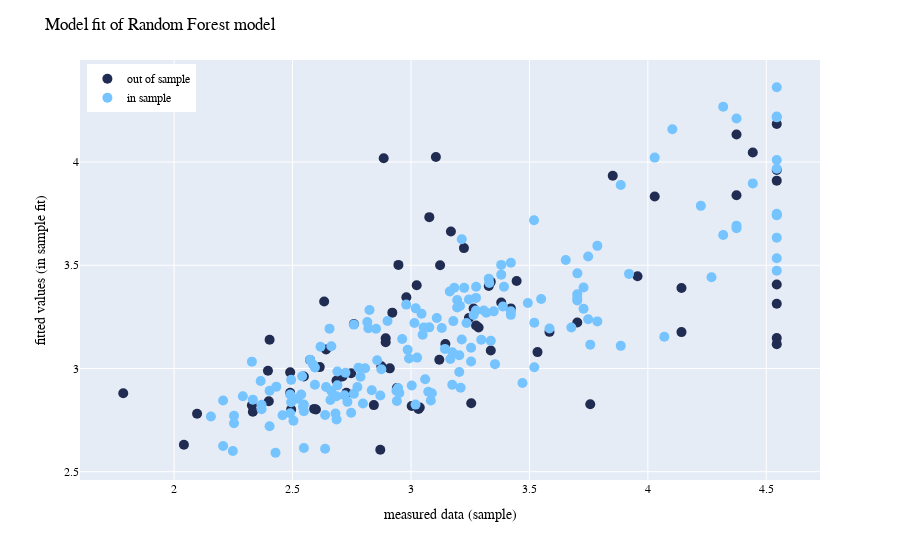

The code cell stored with this chart in its notebook:
### Code cell
fig = px.scatter(df, x = "meas", y = "pred", color = "split", 
                 color_discrete_sequence=['#212c52','#75c3ff'])

fig.update_layout(
    font_family="Helvetica Neue, Helvetica, Arial, sans-serif",
    font_color="black",
    title = {'text':'Model fit of Random Forest model'},
    xaxis_title = "measured data (sample)",
    yaxis_title = "fitted values (in sample fit)",
    #markersize= 12,
  )
fig.update_layout(legend=dict(
    yanchor="top",
    title=None,
    y=0.99,
    xanchor="left",
    x=0.01
))
fig.update_traces(marker_size = 10)

#['#75c3ff', "red"],#, marker_line_color='#212c52',
 #                 marker_line_width=1.5, opacity=1)

### Figure 1 — Plotly figure (JSON) as saved in the notebook; plotly's stock layout.template omitted (floating-point values rounded to 4 significant figures; data arrays with more than 128 entries replaced by an {"elided": "..."} marker saying what was removed)
{"data": [{"hovertemplate": "split=out of sample<br>meas=%{x}<br>pred=%{y}<extra></extra>", "legendgroup": "out of sample", "marker": {"color": "#212c52", "size": 10, "symbol": "circle"}, "mode": "markers", "name": "out of sample", "orientation": "v", "showlegend": true, "type": "scatter", "x": [3.381, 2.574, 3.245, 2.686, 4.544, 2.87, 2.875, 4.544, 3.446, 2.4, 4.544, 2.98, 4.544, 3.534, 3.852, 3.328, 3.077, 3.145, 2.548, 2.328, 2.885, 3.285, 2.641, 2.633, 2.396, 4.142, 4.443, 4.029, 4.374, 2.893, 2.947, 2.759, 2.494, 1.785, 3.337, 2.941, 2.921, 3.702, 4.544, 3.223, 3.024, 2.711, 2.599, 3.105, 3.032, 3.275, 3.264, 2.747, 2.893, 3.956, 2.911, 3.037, 2.49, 2.49, 4.374, 4.142, 3.123, 4.544, 3.003, 3.12, 3.254, 3.421, 2.728, 4.544, 2.591, 2.041, 2.403, 2.332, 3.168, 2.097, 2.843, 2.615, 3.585, 3.337, 3.757], "xaxis": "x", "y": [3.319, 3.041, 3.244, 2.941, 3.147, 2.606, 3.01, 3.91, 3.424, 2.841, 3.313, 3.345, 3.961, 3.079, 3.934, 3.399, 3.733, 3.118, 2.961, 2.822, 4.019, 3.199, 3.092, 3.325, 2.989, 3.39, 4.046, 3.833, 3.839, 3.146, 3.502, 3.215, 2.801, 2.88, 3.087, 2.905, 3.27, 3.222, 4.184, 3.583, 3.403, 2.961, 2.801, 4.025, 2.804, 3.208, 3.29, 2.977, 3.127, 3.446, 3.001, 2.811, 2.981, 2.882, 4.133, 3.176, 3.5, 3.407, 2.818, 3.042, 2.832, 3.291, 2.882, 3.118, 2.804, 2.63, 3.139, 2.79, 3.664, 2.78, 2.823, 3.007, 3.177, 3.419, 2.827], "yaxis": "y"}, {"hovertemplate": "split=in sample<br>meas=%{x}<br>pred=%{y}<extra></extra>", "legendgroup": "in sample", "marker": {"color": "#75c3ff", "size": 10, "symbol": "circle"}, "mode": "markers", "name": "in sample", "orientation": "v", "showlegend": true, "type": "scatter", "x": {"elided": "174 float values"}, "xaxis": "x", "y": {"elided": "174 float values"}, "yaxis": "y"}], "layout": {"font": {"color": "black", "family": "Helvetica Neue, Helvetica, Arial, sans-serif"}, "legend": {"title": {}, "tracegroupgap": 0, "x": 0.01, "xanchor": "left", "y": 0.99, "yanchor": "top"}, "margin": {"t": 60}, "title": {"text": "Model fit of Random Forest model"}, "xaxis": {"anchor": "y", "domain": [0, 1], "title": {"text": "measured data (sample)"}}, "yaxis": {"anchor": "x", "domain": [0, 1], "title": {"text": "fitted values (in sample fit)"}}}}
